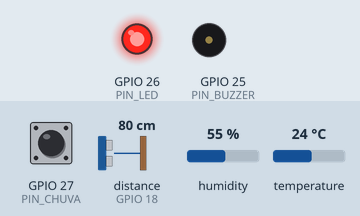
Recording of a sketch running on a simulated ESP32. Parts: output pins drawn as LEDs (lit = HIGH), buzzer (waves = sounding). Wiring (from diagram.json): ultrasonic range finder: trigger GPIO 5; echo GPIO 18. The test bench sets the inputs (shaded band); at power-on: distance to the obstacle (sensor on GPIO 18) 80 cm, GPIO 27 (PIN_CHUVA) HIGH, humidity 55 %, temperature 24 °C. The echo pulse lasts 58.3 µs per cm; WiFi joins after 1.5 s; servers stay silent unless stated; uploads are accepted with an empty reply; the local clock reads 2024-03-15 10:24:30 at power-on unless the sketch sets it; pins used as bus, display or sensor lines are not drawn; what the sketch prints to the serial monitor is not drawn.

Above: at 3.0 s.
3.1 s: distance to the obstacle (sensor on GPIO 18) set to 215 cm
11.3 s: distance to the obstacle (sensor on GPIO 18) set to 225 cm
At 13.25 s:
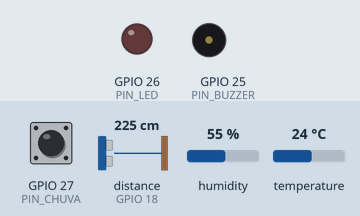
19.3 s: distance to the obstacle (sensor on GPIO 18) set to 2 cm
At 26.5 s:
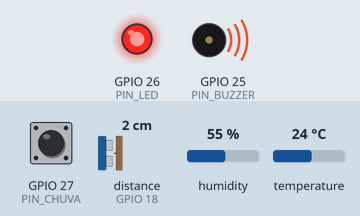
Timing chart, 0 to 34.3 s (numbered marks = the images above; inputs shaded):
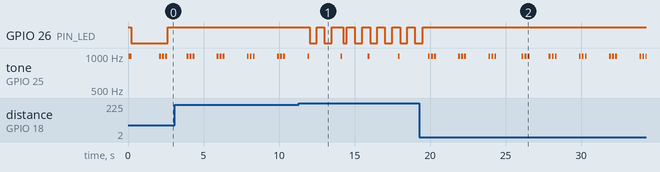

The sketch:

sketch.ino
```cpp
// Nó Marca d'Água v2: mede nível, chuva e clima, classifica cada sensor,
// avisa no local (LED e buzzer), imprime o JSON do contrato na serial e
// envia por POST à API. Se o envio falha, a leitura espera numa fila na RAM
// e sai em ordem quando a API volta.
#include <WiFi.h>
#include <WiFiClientSecure.h>
#include <HTTPClient.h>
#include <time.h>
#include <DHT.h>
#include <ArduinoJson.h>

const int PIN_TRIG = 5;
const int PIN_ECHO = 18;
const int PIN_DHT = 4;
const int PIN_CHUVA = 27;
const int PIN_LED = 26;
const int PIN_BUZZER = 25;

const char* DEVICE_ID = "MD-POA-001";

// Endereço do túnel (cloudflared) até a API. Troque a cada vez que abrir o túnel.
const char* API_URL = "https://SEU-TUNEL.trycloudflare.com/leituras";

// Chave deste dispositivo, a mesma de MD_API_KEYS na API. Cole só no Wokwi, na hora da demonstração,
// e nunca faça commit com a chave real.
const char* API_KEY = "COLE_A_CHAVE_DO_DISPOSITIVO_AQUI";

// Mesmos valores do aws/lambda_ingestao.py. Provisórios até conferir a cota oficial no Gasômetro.
const float NIVEL_ATENCAO_CM = 100;
const float NIVEL_CRITICO_CM = 180;
const float CHUVA_ATENCAO_MMH = 20;
const float CHUVA_CRITICO_MMH = 50;
const float UMIDADE_ATENCAO_PCT = 90;

// HC-SR04 preso a 4 m do fundo da calha: nível = altura - distância medida
const float ALTURA_SENSOR_CM = 400;

// Pluviômetro basculante: cada pulso do botão vale 0,2 mm.
// Com janela de 60 s, 1 pulso = 12 mm/h, 2 pulsos = atenção, 5 pulsos = crítico.
const float MM_POR_PULSO = 0.2;
const unsigned long JANELA_CHUVA_MS = 60000;
const int MAX_PULSOS = 40;

const unsigned long INTERVALO_MS = 2000;

// Fila offline: guarda até 60 leituras (uns 2 min de ciclo). Cheia, perde a mais antiga
// e a API enxerga o buraco na sequência em /indicadores (lacunas_seq).
const int MAX_FILA = 60;
const int REENVIOS_POR_CICLO = 5;
const unsigned long ESPERA_FALHA_MS = 10000;
const int TIMEOUT_HTTP_MS = 4000;

const char* NOMES[] = {"OK", "ATENCAO", "ALERTA"};

volatile unsigned long tempoPulso[MAX_PULSOS];
volatile int idxPulso = 0;
volatile unsigned long ultimoPulso = 0;

DHT dht(PIN_DHT, DHT22);
unsigned long ultimoCiclo = 0;
unsigned long seq = 0;
int riscoAtual = 0;

String fila[MAX_FILA];
int filaIni = 0;
int filaTam = 0;
unsigned long proximaTentativa = 0;

// o botão quica, então ignora pulsos com menos de 50 ms de intervalo
void IRAM_ATTR contaPulso() {
  unsigned long agora = millis();
  if (agora - ultimoPulso > 50) {
    tempoPulso[idxPulso] = agora;
    idxPulso = (idxPulso + 1) % MAX_PULSOS;
    ultimoPulso = agora;
  }
}

float chuvaMmH(unsigned long agora) {
  int n = 0;
  for (int i = 0; i < MAX_PULSOS; i++) {
    unsigned long t = tempoPulso[i];
    if (t != 0 && agora - t <= JANELA_CHUVA_MS) n++;
  }
  return n * MM_POR_PULSO * 3600000.0 / JANELA_CHUVA_MS;
}

float medeDistanciaCm() {
  digitalWrite(PIN_TRIG, LOW);
  delayMicroseconds(2);
  digitalWrite(PIN_TRIG, HIGH);
  delayMicroseconds(10);
  digitalWrite(PIN_TRIG, LOW);
  long duracao = pulseIn(PIN_ECHO, HIGH, 30000);
  return duracao * 0.0343 / 2;
}

// 0 = OK, 1 = ATENCAO, 2 = ALERTA
int classifica(float valor, float atencao, float critico) {
  if (valor >= critico) return 2;
  if (valor >= atencao) return 1;
  return 0;
}

float arredonda(float v) {
  return roundf(v * 10) / 10;
}

void bipe(int ms) {
  for (int i = 0; i < ms; i++) {
    digitalWrite(PIN_BUZZER, HIGH);
    delayMicroseconds(500);
    digitalWrite(PIN_BUZZER, LOW);
    delayMicroseconds(500);
  }
}

// atenção: 1 bipe curto por ciclo. alerta: 3 bipes. quem não enxerga distingue pelo padrão
void padraoBuzzer(int risco) {
  if (risco == 0) return;
  int vezes = (risco == 2) ? 3 : 1;
  for (int i = 0; i < vezes; i++) {
    bipe(100);
    delay(100);
  }
}

// OK apagado, atenção piscando, alerta aceso fixo
void atualizaLed(int risco) {
  if (risco == 2) digitalWrite(PIN_LED, HIGH);
  else if (risco == 1) digitalWrite(PIN_LED, (millis() / 500) % 2);
  else digitalWrite(PIN_LED, LOW);
}

void sincronizaHora() {
  WiFi.begin("Wokwi-GUEST", "", 6);
  unsigned long ini = millis();
  while (WiFi.status() != WL_CONNECTED && millis() - ini < 8000) delay(200);
  if (WiFi.status() != WL_CONNECTED) {
    Serial.println("sem wifi, ts sai nulo");
    return;
  }
  configTime(-3 * 3600, 0, "pool.ntp.org");
  // sem esperar o NTP, a primeira leitura sai com ts nulo e a API recusa (422)
  struct tm t;
  getLocalTime(&t, 5000);
}

String horaIso() {
  struct tm t;
  if (!getLocalTime(&t, 10)) return "";
  char buf[32];
  strftime(buf, sizeof(buf), "%Y-%m-%dT%H:%M:%S-03:00", &t);
  return String(buf);
}

// 201 gravou, 409 a API já tinha essa leitura, 422 ela é inválida e repetir não muda nada.
// Nos três casos a leitura sai da fila. Qualquer outra coisa (timeout, 502 do túnel) fica para depois.
bool entregue(int codigo) {
  return codigo == 201 || codigo == 409 || codigo == 422;
}

int enviaPost(const String& corpo) {
  if (WiFi.status() != WL_CONNECTED) {
    WiFi.reconnect();
    return -1;
  }
  WiFiClientSecure cliente;
  cliente.setInsecure();  // sem validar certificado: serve para a demo, entra como limitação
  HTTPClient http;
  http.setTimeout(TIMEOUT_HTTP_MS);
  if (!http.begin(cliente, API_URL)) return -1;
  http.addHeader("Content-Type", "application/json");
  http.addHeader("X-API-Key", API_KEY);
  int codigo = http.POST(corpo);
  http.end();
  return codigo;
}

void empilha(const String& corpo) {
  if (filaTam == MAX_FILA) {
    fila[filaIni] = "";
    filaIni = (filaIni + 1) % MAX_FILA;
    filaTam--;
    Serial.println("fila cheia, descartei a leitura mais antiga");
  }
  fila[(filaIni + filaTam) % MAX_FILA] = corpo;
  filaTam++;
}

void esvaziaFila() {
  int enviadas = 0;
  while (filaTam > 0 && enviadas < REENVIOS_POR_CICLO) {
    String corpo = fila[filaIni];
    corpo.replace("\"reenviado\":false", "\"reenviado\":true");
    int codigo = enviaPost(corpo);
    if (!entregue(codigo)) {
      proximaTentativa = millis() + ESPERA_FALHA_MS;
      Serial.printf("reenvio falhou (%d), fila com %d\n", codigo, filaTam);
      return;
    }
    fila[filaIni] = "";
    filaIni = (filaIni + 1) % MAX_FILA;
    filaTam--;
    enviadas++;
    Serial.printf("reenviada da fila: HTTP %d, restam %d\n", codigo, filaTam);
    Serial.println(corpo);
  }
}

// Com a fila vazia manda direto. Com fila, a leitura nova entra no fim para não furar a ordem.
void entrega(const String& corpo) {
  bool podeTentar = millis() >= proximaTentativa;
  if (filaTam == 0 && podeTentar) {
    int codigo = enviaPost(corpo);
    if (entregue(codigo)) {
      Serial.printf("enviada: HTTP %d\n", codigo);
      return;
    }
    proximaTentativa = millis() + ESPERA_FALHA_MS;
    empilha(corpo);
    Serial.printf("envio falhou (%d), leitura na fila (%d)\n", codigo, filaTam);
    return;
  }
  empilha(corpo);
  if (podeTentar) esvaziaFila();
  else Serial.printf("API fora, leitura na fila (%d)\n", filaTam);
}

void setup() {
  Serial.begin(115200);
  pinMode(PIN_TRIG, OUTPUT);
  pinMode(PIN_ECHO, INPUT);
  pinMode(PIN_LED, OUTPUT);
  pinMode(PIN_BUZZER, OUTPUT);
  pinMode(PIN_CHUVA, INPUT_PULLUP);
  attachInterrupt(digitalPinToInterrupt(PIN_CHUVA), contaPulso, FALLING);
  dht.begin();

  digitalWrite(PIN_LED, HIGH);
  bipe(200);
  digitalWrite(PIN_LED, LOW);
  Serial.println("no iniciado");

  sincronizaHora();
  ultimoCiclo = millis() - INTERVALO_MS;
}

void loop() {
  unsigned long agora = millis();

  if (agora - ultimoCiclo >= INTERVALO_MS) {
    ultimoCiclo = agora;

    float dist = medeDistanciaCm();
    bool nivelValido = dist > 0;  // 0 = eco não voltou, não vale como nível
    float nivel = nivelValido ? max(0.0f, ALTURA_SENSOR_CM - dist) : NAN;
    float chuva = chuvaMmH(agora);
    float temp = dht.readTemperature();
    float umid = dht.readHumidity();

    int sNivel = nivelValido ? classifica(nivel, NIVEL_ATENCAO_CM, NIVEL_CRITICO_CM) : 0;
    int sChuva = classifica(chuva, CHUVA_ATENCAO_MMH, CHUVA_CRITICO_MMH);
    int sUmid = (umid >= UMIDADE_ATENCAO_PCT) ? 1 : 0;
    int risco = max(sNivel, sChuva);  // umidade só informa, não dispara alarme
    riscoAtual = risco;

    JsonDocument doc;
    doc["device_id"] = DEVICE_ID;
    doc["seq"] = ++seq;
    String ts = horaIso();
    if (ts.length() > 0) doc["ts"] = ts;
    else doc["ts"] = nullptr;
    doc["nivel_cm"] = arredonda(nivel);
    doc["chuva_mm_h"] = arredonda(chuva);
    doc["temperatura_c"] = arredonda(temp);
    doc["umidade_pct"] = arredonda(umid);
    JsonObject status = doc["status"].to<JsonObject>();
    status["nivel"] = NOMES[sNivel];
    status["chuva"] = NOMES[sChuva];
    status["umidade"] = NOMES[sUmid];
    doc["risco"] = NOMES[risco];
    doc["reenviado"] = false;

    Serial.printf("[%s] nivel=%.1f cm | chuva=%.1f mm/h | %.1f C | %.0f%%\n",
                  NOMES[risco], nivel, chuva, temp, umid);
    String corpo;
    serializeJson(doc, corpo);
    Serial.println(corpo);

    entrega(corpo);
    padraoBuzzer(risco);
  }

  atualizaLed(riscoAtual);
}
```

Measured:
- the behaviour switches between 220 and 221 cm on distance to the obstacle (sensor on GPIO 18) (found by bisection; images 0 and 1)
- after the input at 11.3 s, GPIO 26 (PIN_LED): HIGH → LOW after 0.75 s, → HIGH 0.45 s later, → LOW 0.50 s later, → HIGH 0.50 s later, … (15 changes in this stretch)
- after the input at 19.3 s, GPIO 26 (PIN_LED): goes on until 19.5 s, then stays HIGH
- by itself, tone on GPIO 25 (PIN_BUZZER): plays 992 Hz for 0.12 s, 992 Hz for 0.12 s, 992 Hz for 0.12 s, 992 Hz for 0.12 s, 992 Hz for 0.12 s, 992 Hz for 0.12 s … (24 notes in this stretch)
